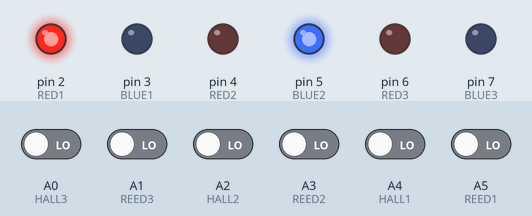
Bench run of a sketch on a simulated Arduino Uno, built with avr-gcc and run on an emulated ATmega328P. On the bench: output pins drawn as LEDs (lit = HIGH). Inputs (shaded band) come from the test bench; at power-on: A0 (HALL3), A1 (REED3), A2 (HALL2), A3 (REED2), A4 (HALL1), A5 (REED1) LOW. Random numbers use the default seed unless the sketch sets one; EEPROM starts erased.

Above: at 0.1 s.
At 16.9 s:
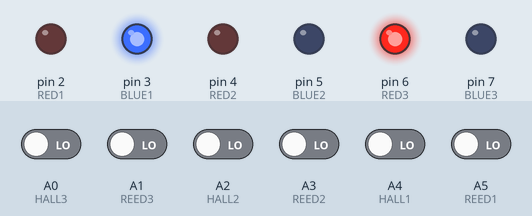
At 22.5 s:
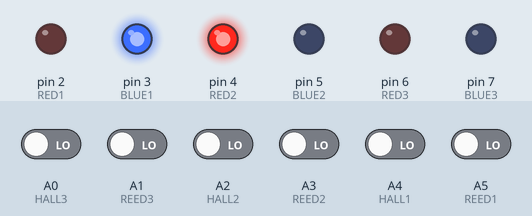
At 28.1 s:
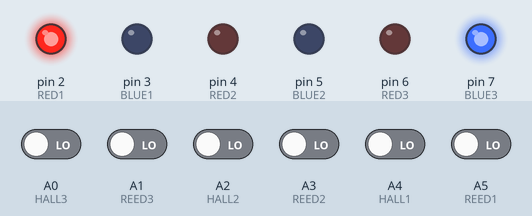
At 33.7 s:
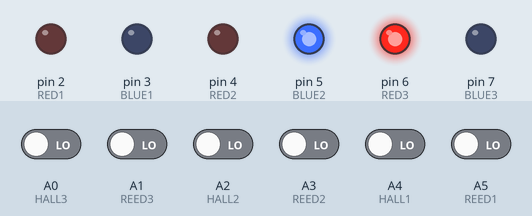
At 39.3 s:
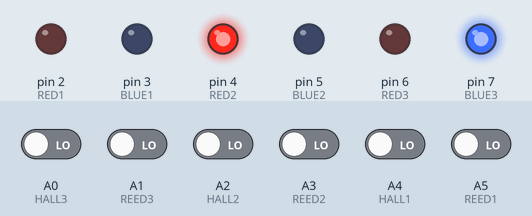
Timing chart, 0 to 40.0 s (numbered marks = the images above):
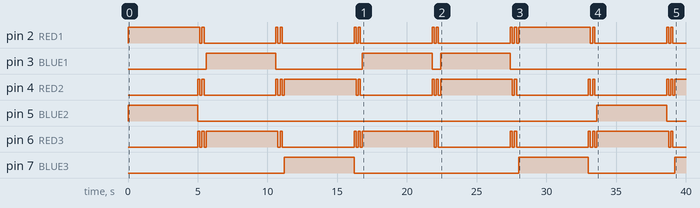

The sketch:

Idols_Updated.ino
```cpp
#include <EEPROM.h>
#include "idols.h"
#include "game_functions.h"
#include "pin_config.h"

#define GAME_TIME 5000

//Reed switches and hall effect sensors


void setup() {
  //Use onboard EEPROM along with micros to generate a strong new seed every boot up
  int rom0 = EEPROM.read(0);
  randomSeed(micros() * rom0);
  EEPROM.write(0, (rom0 + 1) % 256);

  pinMode(REED1, INPUT);
  pinMode(HALL1, INPUT);
  pinMode(REED2, INPUT);
  pinMode(HALL2, INPUT);
  pinMode(REED3, INPUT);
  pinMode(HALL3, INPUT);

  pinMode(RED1, OUTPUT);
  pinMode(BLUE1, OUTPUT);
  pinMode(RED2, OUTPUT);
  pinMode(BLUE2, OUTPUT);
  pinMode(RED3, OUTPUT);
  pinMode(BLUE3, OUTPUT);

  Serial.begin(9600);
}

/*

1.
Pick colors for different positions
e.g.
- pos1 = RED
- pos2 = NONE
- pos3 = BLUE

2.
bool matchReadings: function to determine if readings match a specific color
matches reed and hall effect readings to a certain color (red is fixed as north, blue as south)
e.g.
position1Correct = matchReadings(reed1, hall1, Color1)
position2Correct = matchReadings(reed2, hall2, Color2)
position3Correct = matchReadings(reed3, hall3, Color3)

3.
allIdolsCorrect = position1Correct && position2Correct && position3Correct


*/


void loop() {
  Games::idolChallenge();
}
```

OLED_1.cpp
```cpp
#include <Arduino.h>
#include <Wire.h>
#include <Adafruit_GFX.h>
#include <Adafruit_SSD1306.h>

#include "OLED_1.h"
#include "error.h"


namespace OLED1
{
    static constexpr int LETTER_WIDTH = 5;
    static constexpr int LETTER_HEIGHT = 7;
    static constexpr int MAX_FONT_SIZE = 6;

    Adafruit_SSD1306 display(SCREEN_WIDTH, SCREEN_HEIGHT, &Wire, -1);

    bool configured = false;

    bool begin()
    {
        if (configured)
            return true;

        if (!display.begin(SSD1306_SWITCHCAPVCC, SCREEN_ADDRESS))
            Error::raiseError(__FILE__, __func__, "OLED 1 allocation failed");

        display.setTextColor(WHITE);
        display.clearDisplay();
        display.display();

        configured = true;
        return true;
    }

    bool isReady()
    {
        return configured;
    }

    void printCenteredString(const char* str)
    {
        if (!configured)
            Error::raiseError(__FILE__, __func__, "OLED not configured");


        int len = strlen(str);
        if (len < 1 || len > 20)
            Error::raiseError(__FILE__, __func__, "Bad string length");


        int horzPixelsNeeded = SCREEN_WIDTH / (len * (LETTER_WIDTH + 1));

        int textSize = min(horzPixelsNeeded, MAX_FONT_SIZE);

        int xPos = SCREEN_WIDTH / 2 - (LETTER_WIDTH + 1) * len * textSize / 2;

        int yPos = SCREEN_HEIGHT / 2 - (LETTER_HEIGHT + 1) * textSize / 2;

        display.clearDisplay();
        display.setTextSize(textSize);
        display.setCursor(xPos, yPos);
        display.print(str);
        display.display();
    }
}
```

OLED_1.h
```cpp
#ifndef OLED_1_H
#define OLED_1_H

#include <Arduino.h>
#include <stdint.h>
#include <string.h>

namespace OLED1
{
    constexpr int SCREEN_WIDTH = 128;
    constexpr int SCREEN_HEIGHT = 64;
    constexpr uint8_t SCREEN_ADDRESS = 0x3C;

    bool begin();
    void printCenteredString(const char* str);
    bool isReady();
}

// #endif
#endif
```

OLED_2.cpp
```cpp
#include <Arduino.h>
#include <Wire.h>
#include <Adafruit_GFX.h>
#include <Adafruit_SSD1306.h>
#include <stdint.h>
#include "OLED_2.h"
#include "Error.h"

namespace OLED2
{
	static constexpr int CIRCLE_Y = 40;
	static constexpr int CIRCLE_R = 5;
	static constexpr int RECTANGLE_Y = 56;
	static constexpr int RECTANGLE_H = 8;

	Adafruit_SSD1306 display(SCREEN_WIDTH, SCREEN_HEIGHT, &Wire, -1);

    bool configured = false;

    bool begin()
    {
        if (configured)
            return true;

        if (!display.begin(SSD1306_SWITCHCAPVCC, SCREEN_ADDRESS))
            Error::raiseError(__FILE__, __func__, "OLED 2 allocation failed");

        display.setTextColor(WHITE);
        display.clearDisplay();
        display.display();

        configured = true;
        return true;
    }

    bool isReady()
    {
        return configured;
    }

    void showVolumeLevel(int rectX, int rectWidth, int vol)
    {
    	display.clearDisplay();
		display.fillCircle(vol, CIRCLE_Y, CIRCLE_R, WHITE);
		display.fillRect(rectX, RECTANGLE_Y, rectWidth, RECTANGLE_H, WHITE);
		display.display();
    }
}
```

OLED_2.h
```cpp
#ifndef OLED_2_H
#define OLED_2_H

#include <Arduino.h>
#include <stdint.h>

namespace OLED2
{
	constexpr int SCREEN_WIDTH = 128;
    constexpr int SCREEN_HEIGHT = 64;
    constexpr uint8_t SCREEN_ADDRESS = 0x3C;

    bool begin();
    void showVolumeLevel(int rectX, int rectWidth, int vol);
    bool isReady();
}

#endif
```

VolumeSensor.cpp
```cpp
#include <Arduino.h>
#include "VolumeSensor.h"
#include "util.h"


namespace VolumeSensor {
	static constexpr int NUM_SAMPLES = 750;

	int readVolume(int prevVolume)
	{
		int maxVal = 0;
		int minVal = 128;
		int aRead = 0;

		// Read in the samples to get the volume
		for (int i = 0; i < NUM_SAMPLES ; i++) {
			aRead = analogRead(SENSOR_PIN);
			maxVal = max(maxVal, aRead);
			minVal = min(minVal, aRead);
		}

		//Volume
		return maxVal - minVal;
	}

	int scaleVolume(int vol, float scalingFactor)
	{
		return round( pow(vol / 128.0, scalingFactor) * 128 );
	}

	int boundVolume(int volume)
	{
		volume = volume <= 0 ? 0 : volume;
		return volume > 128 ? 128 : volume;
	}
}
```

VolumeSensor.h
```cpp
#ifndef VOLUME_SENSOR_H
#define VOLUME_SENSOR_H

#include <Arduino.h>

namespace VolumeSensor {
	static constexpr int SENSOR_PIN = A0; // A0
	static constexpr float DEFAULT_SCALING_FACTOR = .55;

	int readVolume(int prevVolume);
	int scaleVolume(int vol, float scalingFactor = DEFAULT_SCALING_FACTOR);
	int boundVolume(int volume);
}

#endif
```

error.cpp
```cpp
#include <Arduino.h>
#include <stdint.h>
#include <string.h>
#include "error.h"

namespace Error {
    void raiseError(const char* file, const char* function, const char* note)
    {
        Serial.println();

        Serial.print(F("[ERROR] "));
        Serial.println(file);
        Serial.print(F("   > "));
        Serial.print(function);
        Serial.print(F(" > "));
        Serial.println(note);

        while(1);
    }

    void raiseWarning(const char* file, const char* function, const char* note)
    {
        Serial.println();

        Serial.print(F("[WARNING] "));
        Serial.println(file);
        Serial.print(F("   > "));
        Serial.print(function);
        Serial.print(F(" > "));
        Serial.println(note);

        while(1);
    }
}
```

error.h
```cpp
#ifndef ERROR_H
#define ERROR_H

#include <Arduino.h>
#include <stdint.h>

namespace Error {
    void raiseError(const char* file, const char* function, const char* note);
    void raiseWarning(const char* file, const char* function, const char* note);
}

#endif
```

game_functions.cpp
```cpp
#include <Arduino.h>
#include <stdint.h>
#include <string.h>
#include "game_functions.h"
#include "OLED_1.h"
#include "OLED_2.h"
#include "keypad.h"
#include "timer.h"
#include "util.h"
#include "VolumeSensor.h"
#include "idols.h"
#include "pin_config.h"

namespace Games {
  bool keypadChallenge(int stringLength)
  {
    char pressedChar = '-';

    char displayString[stringLength+1];
    char randomString[stringLength+1];

    int numCorrect = 0;

    //Pick a new random string of characters
    Keypad::pickRandomString(randomString, stringLength);
    strcpy(displayString, randomString);

    numCorrect = 0;

    // Write current string to screen
    OLED1::printCenteredString(displayString);


    //Enter the challenge
    while (1)
    {
      //Check the timer, end if over time
      if (Timer::isTimerExpired())
      {
        return false;
      }

      pressedChar = '-'; // reset to random character each iteration

      //Check if a character has come in on serial line and read it if so
      if (Serial.available() > 0)
      {
        pressedChar = Serial.read();
      }

      // If no key pressed (at default value) just continue to next iteration
      if (pressedChar == '-')
        continue;

      // If they get the key correct
      if (pressedChar == randomString[numCorrect])
      {
        displayString[numCorrect] = ' ';
        numCorrect++;
      }
      else //If not, return false;
      {
        return false;
      }

      // Write current string to screen
      OLED1::printCenteredString(displayString);

      //When they get all correct, loop back around and go again
      if (numCorrect == stringLength)
        return true;
    }
  }


  bool volumeChallenge()
  {
    const float ALPHA = .5;
    const float SCALING_POWER = .55;
    randomSeed(analogRead(A0) * millis());

    int startTime = millis();
    int maxTime = 5000;

    int rangeBase = 55;
    int rangeWidth = rangeBase + (random(0,20) - 10);
    int rangeLowerBound = random (20, 50);

    int prevVolume = 0;
    int volume = 0;

    bool inRange = false;

    while (1)
    {
      if (millis() - startTime >= maxTime)
      {
        return inRange;
      }

      // 1. get the raw volume reading
      volume = VolumeSensor::readVolume(prevVolume);

      // 2. Apply LPF on volume reading
      prevVolume = Util::lowPassFilter(volume, prevVolume, ALPHA);

      // 3. Scale volume using a scaling factor (0 <= SF <= 1); 0 -> always 128, 1 -> input vol
      int scaledVolume = VolumeSensor::scaleVolume(prevVolume, SCALING_POWER);
      scaledVolume -= 15;

      // 4. The final volume is the volume value bounded
      int finalVolume = VolumeSensor::boundVolume(scaledVolume);

      inRange = (finalVolume >= rangeLowerBound) && (finalVolume <= rangeLowerBound + rangeWidth);

      OLED2::showVolumeLevel(rangeLowerBound, rangeWidth, finalVolume);
    }
  }

  bool idolChallenge()
  {
    //Pick colors for each spot and display to LEDs
    Idols::IdolColor pos1 = Idols::pickFirstIdolColor();
    Idols::IdolColor pos2 = Idols::pickSecondIdolColor(pos1);
    Idols::IdolColor pos3 = Idols::pickThirdIdolColor(pos1, pos2);
    Idols::setAllLEDColors(pos1, pos2, pos3);

    delay(5000);

    bool pos1Good = Idols::matchReadings(REED1, HALL1, pos1);
    bool pos2Good = Idols::matchReadings(REED2, HALL2, pos2);
    bool pos3Good = Idols::matchReadings(REED3, HALL3, pos3);

    bool allGood = pos1Good && pos2Good && pos3Good;
    Idols::flashLEDs(allGood);
    return allGood;
  }
}
```

game_functions.h
```cpp
#ifndef GAME_FUNCTIONS_H
#define GAME_FUNCTIONS_H

#include <Arduino.h>
#include <stdint.h>
#include <string.h>
#include "timer.h"

namespace Games {
  bool keypadChallenge(int stringLength);
  bool volumeChallenge();
  bool idolChallenge();
}
#endif
```

idols.cpp
```cpp
#include <Arduino.h>
#include "idols.h"

namespace Idols
{
	//Each idol has different set of available spots, handle each separately

	//First slot
	IdolColor pickFirstIdolColor()
	{
	  IdolColor options[3] = {RED, BLUE, NONE};
	  return options[random(0,2 +1)]; //0 to 2
	}

	//Second slot
	IdolColor pickSecondIdolColor(IdolColor used)
	{
	  IdolColor options[3] = {RED, BLUE, NONE};

	  switch (used)
	  {
	    case RED:
	      return options[random(1,2 +1)]; //1 or 2
	    case BLUE:
	      return options[random(0,1 +1) * 2]; //(0 or 1) * 2 -> 0 or 2
	    default:
	      return options[random(0,1 +1)]; //0 or 1
	  }
	}

	IdolColor pickThirdIdolColor(IdolColor used1, IdolColor used2)
	{
	  //Sum uses enum values of idol colors, RED=0, BLUE=1, NONE=2
	  // 0+1 = 1 -> pick NONE
	  // 0+2 = 2 -> pick BLUE
	  // 1+2 = 3 -> pick RED

	  // This options array is different from previous ones on purpose
	  IdolColor options[3] = {NONE, BLUE, RED};
	  int sum = used1 + used2;
	  return options[sum-1];
	}

	//Set a specific LED # to a given color
	void setLEDToColor(int LEDNum, LEDColor ledcolor)
	{
	  int redPin;
	  int bluePin;

	  switch (LEDNum) {
	    case 1:
	      redPin = RED1;
	      bluePin = BLUE1;
	      break;
	    case 2:
	      redPin = RED2;
	      bluePin = BLUE2;
	      break;
	    case 3:
	      redPin = RED3;
	      bluePin = BLUE3;
	      break;
	  }

	  int redLogicVal = ledcolor == RED ? HIGH : LOW;
	  int blueLogicVal = ledcolor == BLUE ? HIGH : LOW;

	  digitalWrite(redPin, redLogicVal);
	  digitalWrite(bluePin, blueLogicVal);
	}

	//Can set all three LEDs to a specified color
	void setAllLEDColors(LEDColor LED1, LEDColor LED2, LEDColor LED3)
	{
	  setLEDToColor(1, LED1);
	  setLEDToColor(2, LED2);
	  setLEDToColor(3, LED3);
	}

	//Match the readings for the reed switch and hall effect sensor to a given color
	bool matchReadings(int reedPin, int hallEffectPin, IdolColor color)
	{
	  int correctReedValue = HIGH;
	  int correctHallValue = LOW;

	  switch (color)
	  {
	    case RED: // Reed HIGH, Hall LOW
	      break;
	    case BLUE: // Reed HIGH, Hall HIGH
	      correctHallValue = HIGH;
	      break;
	    case NONE: // Reed LOW, Hall LOW
	      correctReedValue = LOW;
	      break;
	  }

	  return (digitalRead(reedPin) == correctReedValue) && (digitalRead(hallEffectPin) == correctHallValue);
	}

	//Flash LEDs BLUE if configuration is correct and RED if not
	void flashLEDs(bool correct)
	{
	  const int flashTime = 150;
	  LEDColor color = BLUE;
	  if (!correct)
	    color = RED;

	  setAllLEDColors(color, color, color);
	  delay(flashTime);
	  setAllLEDColors(NONE, NONE, NONE);
	  delay(flashTime);
	  setAllLEDColors(color, color, color);
	  delay(flashTime);
	  setAllLEDColors(NONE, NONE, NONE);
	  delay(flashTime);
	}

}
```

idols.h
```cpp
#ifndef IDOLS_H
#define IDOLS_H

#include "pin_config.h"

namespace Idols
{
	enum LEDColor {
		RED,
		BLUE,
		NONE
	};

	using IdolColor = LEDColor; // Create an alias for LEDColor

	IdolColor pickFirstIdolColor();
	IdolColor pickSecondIdolColor(IdolColor used);
	IdolColor pickThirdIdolColor(IdolColor used1, IdolColor used2);
	void setLEDToColor(int LEDNum, LEDColor ledcolor);
	void setAllLEDColors(LEDColor LED1, LEDColor LED2, LEDColor LED3);
	bool matchReadings(int reedPin, int hallEffectPin, IdolColor color);
	void flashLEDs(bool correct);
}

#endif
```

timer.cpp
```cpp
#include <Arduino.h>
#include <Wire.h>
#include "timer.h"
#include "error.h"
#include "util.h"


namespace Timer {
  bool configured = false;
  bool timerStarted = false;

  volatile bool interruptFlag = 0;
  volatile int counterValue = -1;
  int maxCount = 0;

  // *********************************************************

  int getCounterValue()
  {
    return counterValue;
  }

  // Returns whether the RTC counter variable has maxed out
  bool isTimerExpired()
  {
    return getCounterValue() == maxCount;
  }

  bool isStarted()
  {
    return timerStarted;
  }

  void interruptHandler()
  {
    interruptFlag = 1;
    counterValue = min(maxCount, counterValue+1);
  }

  void begin(int interruptPin, int mode)
  {
    // delay(500);
  	attachInterrupt(digitalPinToInterrupt(interruptPin), interruptHandler, mode);

    // Disable TE, TIE, and TF
    Wire.beginTransmission(ADDRESS);
    Wire.write(EXT_REG);
    Wire.write(0x0);      // Write TE low
    Wire.write(0x0);      // Write TF low
    Wire.write(0x0);      // Write TIE low
    Wire.endTransmission();

    // Set counter value to finalize interrupt period
    Wire.beginTransmission(ADDRESS);
    Wire.write(TIMER_counterValue_0_REG);
    Wire.write(41);       // Set counter value to 41
    Wire.write(0);        // Set upper counter bits to 0
    Wire.endTransmission();

    //Set interrupt enable pin
    Wire.beginTransmission(ADDRESS);
    Wire.write(CTRL_REG);
    Wire.write(1 << 4);
    Wire.endTransmission();

    configured = true;
  }

  void startTimer(int timeSetting)
  {
    // Can't start if timer not configured
    if (!configured)
      Error::raiseError(__FILE__, __func__, "RTC not configured"); // For .h file


    //Get the count value that should be used for the timer length
    //Throw an error or warning if detected bad/unoptimal value
    maxCount = timeSetting / INT_PERIOD - 1;
    counterValue = 0;

    if (maxCount <= 0)
      Error::raiseError(__FILE__, __func__, "Bad timer value"); // For .h file

    if (maxCount <= 100)
      Error::raiseWarning(__FILE__, __func__, "Low timer value detected"); // For .h file

    // Begin clock for countdown
    Wire.beginTransmission(ADDRESS);
    Wire.write(EXT_REG);
    Wire.write((1 << 4));
    bool end_success = Wire.endTransmission() == 0;

    Serial.print("end_success: ");
    Serial.println(end_success);
    Serial.println(Util::readRegisterFrom(EXT_REG, ADDRESS));

    timerStarted = end_success;
    Serial.println(timerStarted);
  }

  void stopTimer()
  {
    // Begin clock for countdown
    Wire.beginTransmission(ADDRESS);
    Wire.write(EXT_REG);
    Wire.write(0);
    Wire.endTransmission();

    resetCounter();
    timerStarted = false;
  }

  void pauseTimer()
  {
    // Begin clock for countdown
    Wire.beginTransmission(ADDRESS);
    Wire.write(EXT_REG);
    Wire.write(0);
    Wire.endTransmission();


    timerStarted = false;
  }

  bool resumeTimer()
  {
    // Begin clock for countdown
    Wire.beginTransmission(ADDRESS);
    Wire.write(EXT_REG);
    Wire.write((1 << 4));
    Wire.endTransmission();
  }

  void resetCounter()
  {
    counterValue = 0;
  }

}
```

timer.h
```cpp
#ifndef TIMER_H
#define TIMER_H

#include <Arduino.h>
#include <stdint.h>
#include <string.h>

namespace Timer {

  static constexpr uint8_t ADDRESS = 0x32;
  static constexpr uint8_t  TIMER_counterValue_0_REG = 0x0B;
  static constexpr uint8_t  TIMER_counterValue_1_REG = 0x0C;
  static constexpr uint8_t  EXT_REG = 0x0D;
  static constexpr uint8_t  FLAG_REG = 0x0E;
  static constexpr uint8_t  CTRL_REG = 0x0F;
  static constexpr uint8_t  INT_PERIOD = 10; //ms

  // RTC Timer initialization
  void begin(int interruptPin, int mode = FALLING);

  // Returns the value of the timer counter
  int getCounterValue();

  // Returns whether the RTC counter variable has maxed out
  bool isTimerExpired();

  // Returns whether the timer has been started and has not been stopped by interface
  bool isStarted();

  // Handles the interrupt
  void interruptHandler();

  //Starts the timer with the given time value (in ms)
  void startTimer(int timeSetting);

  //Stops the timer and sets it to zero, but maintains the previous timer settings
  void stopTimer();

  //Pauses the timer but keeps the current counter value
  void pauseTimer();

  //Starts the timer, but uses the previous settings
  bool resumeTimer();

  // Resets the counter and therefore the timer
  void resetCounter();

}


#endif
```

Source omitted: util.cpp (994 bytes), util.h (306 bytes), pin_config.h (376 bytes), keypad.cpp (2830 bytes), keypad.h (1399 bytes)

Measured:
- by itself, pin 2 (RED1): LOW → HIGH at 0.00 s, → LOW 5.2 s later, → HIGH 0.15 s later, → LOW 0.15 s later, … (28 changes in this stretch)
- by itself, pin 3 (BLUE1): goes HIGH 5.0 s, LOW 6.2 s, HIGH 5.0 s, LOW 0.60 s, HIGH 5.0 s, then LOW
- by itself, pin 4 (RED2): LOW → HIGH at 5.0 s, → LOW 0.15 s later, → HIGH 0.15 s later, → LOW 0.15 s later, … (29 changes in this stretch)
- by itself, pin 5 (BLUE2): alternates HIGH for 5.0 s and LOW for 28.6 s
- by itself, pin 6 (RED3): LOW → HIGH at 5.0 s, → LOW 0.15 s later, → HIGH 0.15 s later, → LOW 0.15 s later, … (28 changes in this stretch)
- by itself, pin 7 (BLUE3): goes HIGH 5.0 s, LOW 11.8 s, HIGH 5.0 s, LOW 6.2 s, then HIGH
